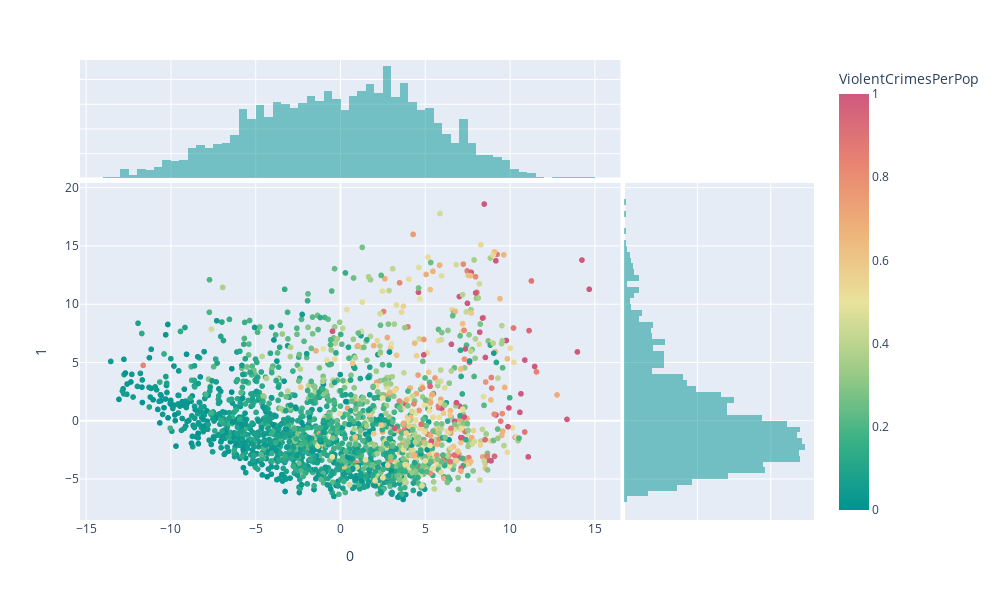

Notebook code cell kept with this figure:
### Code cell
fig = px.scatter(df_X_pca_dr_sc, 
                 x = 0, 
                 y = 1, 
                 color = "ViolentCrimesPerPop",
                 color_continuous_scale = px.colors.diverging.Temps,
                 marginal_x = "histogram", 
                 marginal_y = "histogram",
                 height = 600,
                 width = 1000
                )
fig.show()

### Figure 1 — Plotly figure (JSON) as saved in the notebook; plotly's stock layout.template omitted (floating-point values rounded to 4 significant figures; data arrays with more than 128 entries replaced by an {"elided": "..."} marker saying what was removed)
{"data": [{"hovertemplate": "0=%{x}<br>1=%{y}<br>ViolentCrimesPerPop=%{marker.color}<extra></extra>", "legendgroup": "", "marker": {"color": {"elided": "1994 float values"}, "coloraxis": "coloraxis", "symbol": "circle"}, "mode": "markers", "name": "", "showlegend": false, "type": "scattergl", "x": {"elided": "1994 float values"}, "xaxis": "x", "y": {"elided": "1994 float values"}, "yaxis": "y"}, {"alignmentgroup": "True", "bingroup": "x", "hovertemplate": "0=%{x}<br>count=%{y}<extra></extra>", "legendgroup": "", "marker": {"color": "rgb(0, 147, 146)"}, "name": "", "offsetgroup": "", "opacity": 0.5, "showlegend": false, "type": "histogram", "x": {"elided": "1994 float values"}, "xaxis": "x3", "yaxis": "y3"}, {"alignmentgroup": "True", "bingroup": "y", "hovertemplate": "1=%{y}<br>count=%{x}<extra></extra>", "legendgroup": "", "marker": {"color": "rgb(0, 147, 146)"}, "name": "", "offsetgroup": "", "opacity": 0.5, "showlegend": false, "type": "histogram", "xaxis": "x2", "y": {"elided": "1994 float values"}, "yaxis": "y2"}], "layout": {"barmode": "overlay", "coloraxis": {"colorbar": {"title": {"text": "ViolentCrimesPerPop"}}, "colorscale": [[0, "rgb(0, 147, 146)"], [0.1667, "rgb(57, 177, 133)"], [0.3333, "rgb(156, 203, 134)"], [0.5, "rgb(233, 226, 156)"], [0.6667, "rgb(238, 180, 121)"], [0.8333, "rgb(232, 132, 113)"], [1, "rgb(207, 89, 126)"]]}, "height": 600, "legend": {"tracegroupgap": 0}, "margin": {"t": 60}, "width": 1000, "xaxis": {"anchor": "y", "autorange": true, "domain": [0, 0.7363], "range": [-15.37, 16.51], "title": {"text": "0"}, "type": "linear"}, "xaxis2": {"anchor": "y2", "autorange": true, "domain": [0.7413, 1], "matches": "x2", "range": [0, 129.5], "showgrid": true, "showline": false, "showticklabels": false, "ticks": ""}, "xaxis3": {"anchor": "y3", "autorange": true, "domain": [0, 0.7363], "matches": "x", "range": [-15.37, 16.51], "showgrid": true, "showticklabels": false, "type": "linear"}, "xaxis4": {"anchor": "y4", "domain": [0.7413, 1], "matches": "x2", "showgrid": true, "showline": false, "showticklabels": false, "ticks": ""}, "yaxis": {"anchor": "x", "autorange": true, "domain": [0, 0.7326], "range": [-8.517, 20.4], "title": {"text": "1"}, "type": "linear"}, "yaxis2": {"anchor": "x2", "autorange": true, "domain": [0, 0.7326], "matches": "y", "range": [-8.517, 20.4], "showgrid": true, "showticklabels": false, "type": "linear"}, "yaxis3": {"anchor": "x3", "autorange": true, "domain": [0.7426, 1], "matches": "y3", "range": [0, 95.79], "showgrid": true, "showline": false, "showticklabels": false, "ticks": ""}, "yaxis4": {"anchor": "x4", "domain": [0.7426, 1], "matches": "y3", "showgrid": true, "showline": false, "showticklabels": false, "ticks": ""}}}
